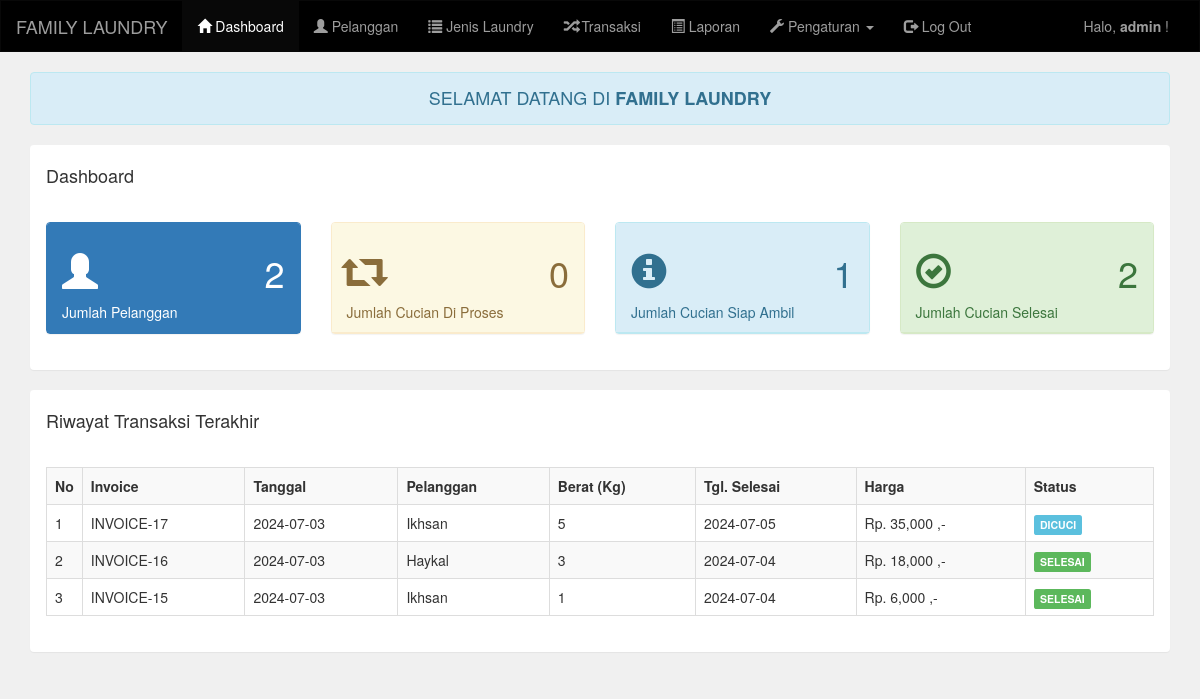
The page /admin/index.php (signed in) on the database its author committed.
### tables this page shows
CREATE TABLE `pelanggan` (
  `pelanggan_id` int(11) NOT NULL,
  `pelanggan_nama` varchar(255) NOT NULL,
  `pelanggan_hp` varchar(20) NOT NULL,
  `pelanggan_alamat` text NOT NULL
);

CREATE TABLE `transaksi` (
  `transaksi_id` int(11) NOT NULL,
  `transaksi_tgl` date NOT NULL,
  `transaksi_pelanggan` int(11) NOT NULL,
  `transaksi_harga` int(11) NOT NULL,
  `transaksi_berat` int(11) NOT NULL,
  `transaksi_tgl_selesai` date NOT NULL,
  `transaksi_status` int(11) NOT NULL,
  `id_jenis` int(11) NOT NULL
);

### admin/index.php (the view)
<?php include 'header.php'; ?>
<?php
include '../koneksi.php';
?>
<div class="container">
    <div class="alert alert-info text-center">
        <h4 style="margin-bottom: 0px">SELAMAT DATANG DI <b>FAMILY LAUNDRY</b></h4>
    </div>
    <div class="panel">
        <div class="panel-heading">
            <h4>Dashboard</h4>
        </div>
        <div class="panel-body">
            <div class="row">
                <div class="col-md-3">
                    <div class="panel panel-primary">
                        <div class="panel-heading">
                            <h1>
                                <i class="glyphicon glyphicon-user"></i>
                                <span class="pull-right">
                                    <?php
                                    $pelanggan = mysqli_query($koneksi,"select * from pelanggan");
                                    echo mysqli_num_rows($pelanggan);
                                    ?>
                                </span>
                            </h1>
                            Jumlah Pelanggan
                        </div>
                    </div>
                </div>
                <div class="col-md-3">
                    <div class="panel panel-warning">
                        <div class="panel-heading">
                            <h1>
                                <i class="glyphicon glyphicon-retweet"></i>
                                <span class="pull-right">
                                    <?php
                                    $proses = mysqli_query($koneksi,"select * from transaksi where transaksi_status='0'");
                                    echo mysqli_num_rows($proses);
                                    ?>
                                </span>
                            </h1>
                            Jumlah Cucian Di Proses
                        </div>
                    </div>
                </div>
                <div class="col-md-3">
                    <div class="panel panel-info">
                        <div class="panel-heading">
                            <h1>
                                <i class="glyphicon glyphicon-info-sign"></i>
                                <span class="pull-right">
                                    <?php
                                    $proses = mysqli_query($koneksi,"select * from transaksi where transaksi_status='1'");
                                    echo mysqli_num_rows($proses);
                                    ?>
                                </span>
                            </h1>
                            Jumlah Cucian Siap Ambil
                        </div>
                    </div>
                </div>
                <div class="col-md-3">
                    <div class="panel panel-success">
                        <div class="panel-heading">
                            <h1>
                                <i class="glyphicon glyphicon-ok-circle"></i>
                                <span class="pull-right">
                                    <?php
                                    $proses = mysqli_query($koneksi,"select * from transaksi where transaksi_status='2'");
                                    echo mysqli_num_rows($proses);
                                    ?>
                                </span>
                            </h1>
                            Jumlah Cucian Selesai
                        </div>
                    </div>
                </div>
            </div>
        </div>
    </div>
    <div class="panel">
        <div class="panel-heading">
            <h4>Riwayat Transaksi Terakhir</h4>
        </div>
        <div class="panel-body">
            <table class="table table-bordered table-striped">
                <tr>
                    <th width="1%">No</th>
                    <th>Invoice</th>
                    <th>Tanggal</th>
                    <th>Pelanggan</th>
                    <th>Berat (Kg)</th>
                    <th>Tgl. Selesai</th>
                    <th>Harga</th>
                    <th>Status</th>
                </tr>
                <?php
                $data = mysqli_query($koneksi,"select * from pelanggan,transaksi where transaksi_pelanggan=pelanggan_id order by transaksi_id desc limit 7");
                $no = 1;
                while($d=mysqli_fetch_array($data)){
                    ?>
                    <tr>
                        <td><?php echo $no++; ?></td>
                        <td>INVOICE-<?php echo $d['transaksi_id']; ?></td>
                        <td><?php echo $d['transaksi_tgl']; ?></td>
                        <td><?php echo $d['pelanggan_nama']; ?></td>
                        <td><?php echo $d['transaksi_berat']; ?></td>
                        <td><?php echo $d['transaksi_tgl_selesai']; ?></td>
                        <td><?php echo "Rp. ".number_format($d['transaksi_harga']) ." ,-"; ?></td>
                        <td>
                            <?php
                            if($d['transaksi_status']=="0"){
                                echo "<div class='label label-warning'>PROSES</div>";
                            }else if($d['transaksi_status']=="1"){
                                echo "<div class='label label-info'>DICUCI</div>";
                            }else if($d['transaksi_status']=="2"){
                                echo "<div class='label label-success'>SELESAI</div>";
                            }
                            ?>
                        </td>
                    </tr>
                    <?php
                }
                ?>
            </table>
        </div>
    </div>
</div>
<?php include 'footer.php'; ?>

### rows shown on the page
pelanggan: transaksi.transaksi_id "17", transaksi.transaksi_tgl "2024-07-03", pelanggan_nama "Ikhsan", transaksi.transaksi_berat "5", transaksi.transaksi_tgl_selesai "2024-07-05", transaksi.transaksi_harga "35,000", shows "DICUCI", transaksi.transaksi_id "15", transaksi.transaksi_berat "1", transaksi.transaksi_tgl_selesai "2024-07-04", transaksi.transaksi_harga "6,000", shows "SELESAI"
pelanggan: transaksi.transaksi_id "16", transaksi.transaksi_tgl "2024-07-03", pelanggan_nama "Haykal", transaksi.transaksi_berat "3", transaksi.transaksi_tgl_selesai "2024-07-04", transaksi.transaksi_harga "18,000", shows "SELESAI"

### other values the page prints
$_SESSION['username'] "admin"
mysqli_num_rows($pelanggan) "2"
mysqli_num_rows($proses) "0"
mysqli_num_rows($proses) "1"
mysqli_num_rows($proses) "2"
